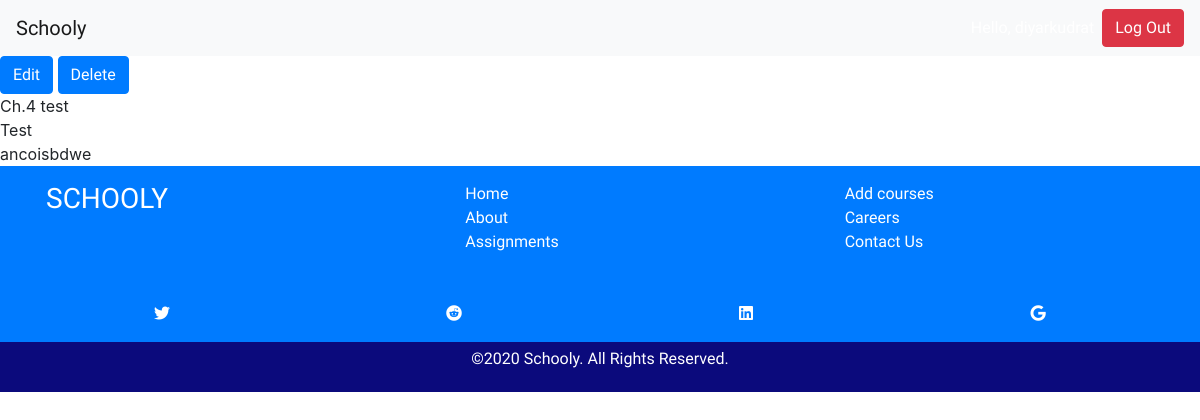
The app's page /assignments/ch4-test/ (signed in) with its own data.
### classes/models.py (models this page shows, shortened)
class Assignment(models.Model):
    name = models.CharField(max_length=50)
    slug = models.CharField(max_length=30, blank=True, editable=False,
                            help_text="Unique URL path to access this page. Generated by the system.")
    description = models.CharField(max_length=250)
    course = models.ForeignKey('Course', on_delete=models.CASCADE, blank=True, null=True)
    assignment_type = models.CharField(max_length=30, choices=ASSIGNMENT_TYPES, blank=True)
    total_points = models.PositiveIntegerField(blank=True, null=True, default=0)
    assigned_date = models.DateField(blank=True, null=True)
    due_date = models.DateField(blank=True, null=True)

### classes/views.py (the view)
# urls.py: path('assignments/<str:slug>/', views.AssignmentDetailView.as_view(), name='assignment-detail-page'),
@method_decorator([login_required], name='dispatch')
class AssignmentDetailView(DetailView):
    model = Assignment
    def get(self, request, slug):
        assignment = self.get_queryset().get(slug__iexact=slug)
        context = {'assignment': assignment}
        return render(request, 'assignment_detail.html', context)

### classes/templates/assignment_detail.html
{% extends 'base.html' %}
{% block content %}
<a class="btn btn-primary" href="{% url 'edit-assignment-page' assignment.id %}" role="button">Edit</a>
<a class="btn btn-primary" href="{% url 'assignment-delete-page' assignment.id %}"  role="button">Delete</a>
<br>
{{assignment.name}}<br>
{{ assignment.assignment_type }}<br>
{{ assignment.description }}
{% endblock %}

### classes/templates/base.html (style rules this page uses)
* { font-family: 'Quicksand', sans-serif; }

### records on screen
Assignment: name "Ch.4 test", assignment_type "Test", description "ancoisbdwe"
